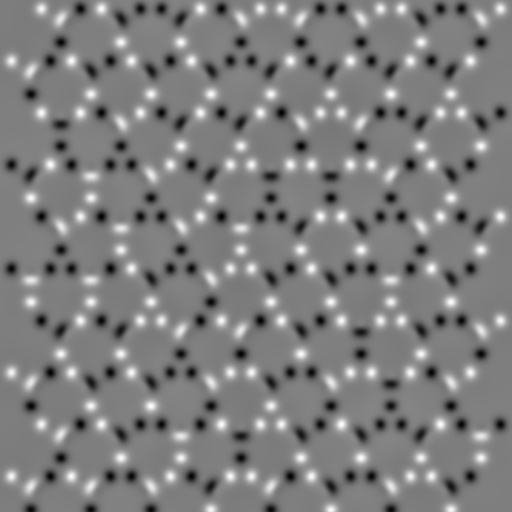
#> input picture MFM000099.png, 1024 x 1024 px (shown at 1/2 size); its folder holds only this picture in this run
$ python santafe-reader.py MFM000099.png
#> lines starting #> are read from the running program, lines starting #| are printed output that depends on the picture; after the words box and inside, x2 and y2 are one past the last pixel; in counts of white or black regions, pixels touching at a corner belong together; long printed decimals are rounded
#> further down, image is the input picture: shape (1024, 1024, 3); min 0, max 255, mean 126.4
### nodeNetwork.py
"""
This file contains the class NodeNetwork which is meant to be an abstract class to contain a network of points over an image.
The class is given an image, 4 corners of a quadrangle, and a number of rows and columns, it then creates a grid over the image of sample points.
You must implement the method getSamplePointsFromSquare() in order to get the sample points to show up in the image.
One "square" should generally be a small repeatable unit for the pattern of the sample. (e.g. one island cluster, one island, etc)

Once the grid is created, it can be split at a given row/col in order to create another "fixed point" which can be moved around.
The NodeNetwork will interpolate a grid between every quadrangle of four fixed points, allowing flexibility for a user to account for distortion in an image.
The output of the nodenetwork will generally just be reading the color of each of the sample points.
"""

import cv2
import numpy as np
import math
from random import random, sample
import time

#constants
WHITE=(255,255,255)
BLACK=(0,0,0)
GREEN=(0,255,0)
BLUE=(255,0,0)
RED=(0,0,255)

#takes in an [x1,y1] and [x2,y2] and returns their distance
def dist(point1, point2):
    return math.sqrt(math.pow(point1[0] - point2[0], 2)+math.pow(point1[1] - point2[1], 2))
#takes in an [x1,y1] and [x2,y2] and returns a point a certain percent between the two
def getIntermediate(point1,point2,percent):
    return [(point2[0]-point1[0])*percent+point1[0], (point2[1]-point1[1])*percent+point1[1]]


#Basic class to hold an x and y value
class Node:
    def __init__(self,x,y):
        self.x=x;
        self.y=y;
    def xyAsIntTuple(self):
        return (int(self.x),int(self.y))
    def xyAsArray(self):
        return [self.x,self.y]
    def drawLineTo(self,node,im):
        im=cv2.line(im, self.xyAsIntTuple(), node.xyAsIntTuple(), RED, 2)
    def copy(self):
        return Node(self.x,self.y)
    def __str__(self):
        return "("+str(self.x)+","+str(self.y)+")"

#turns [x,y] into (x,y)
def xyArrayToIntTuple(arr):
    return (int(arr[0]),int(arr[1]))


#main class
class NodeNetwork:
    def __init__(self,topLeft,topRight,bottomLeft,bottomRight,rows, cols, image,pointSampleRadius=5):
        self.image=image;
        #how far around the pixel to look when determining the color of a point
        assert(pointSampleRadius%2==1)#must be odd
        self.pointSampleWidth=pointSampleRadius
        self.bwImage=self.makeBWImage(image)

        #number of rows and columns
        self.rows=rows;
        self.cols=cols;

        #variables to help with point dragging
        self.selectedPoint=None;
        self.dragging=False

        #format {row: rowIndex, col:colIndex, node:Node}
        self.fixedPoints=[
        {"row":0,"col":0,"node":topLeft},
        {"row":0,"col":cols-1,"node":topRight},
        {"row":rows-1,"col":0,"node":bottomLeft},
        {"row":rows-1, "col":cols-1, "node":bottomRight}
            ]

        #defines boundaries
        self.topLeft=self.fixedPoints[0]["node"];
        self.topRight=self.fixedPoints[1]["node"];
        self.bottomLeft=self.fixedPoints[2]["node"];
        self.bottomRight=self.fixedPoints[3]["node"];

        #rows and columns which contain fixed points
        self.fixedRows=[0,rows-1]
        self.fixedCols=[0,cols-1]


        #array of stored samplepoints
        self.samplePoints=[]
        self.setSamplePoints()

    #turn an image black and white so that it can be easily sampled to find the color of a point
    def makeBWImage(self,image):
        avg_color_per_row = np.average(image, axis=0)
#> avg_color_per_row = 1000 rows, first 8: [126, 126, 126], [126, 126, 126], [126, 126, 126], [126, 126, 126], [126.1, 126.1, 126.1], [126.2, 126.2, 126.2], [126.2, 126.2, 126.2], [126.3, 126.3, 126.3]
        avg_color = np.average(avg_color_per_row, axis=0)
#> avg_color = [126.4, 126.4, 126.4]
        avg=np.average(avg_color,axis=0)
#> avg = 126.4
        print("Average color:",avg)
#| Average color: 126.356

        blur = cv2.GaussianBlur(image,(self.pointSampleWidth,self.pointSampleWidth),0)
        self.blurredImage=blur
        ret,self.BWImage=cv2.threshold(blur,avg,255,cv2.THRESH_BINARY)
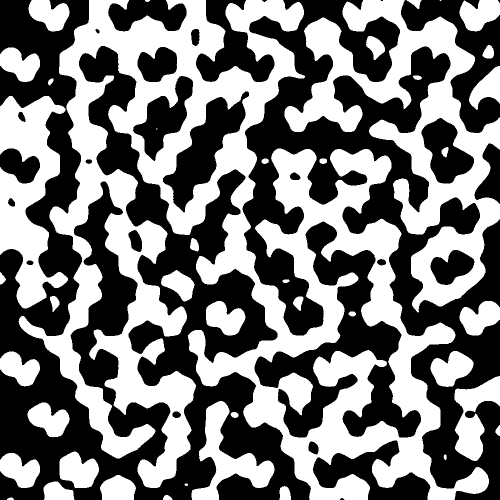
#> self.BWImage: shape (1000, 1000, 3) (shown at 1/2 size); 47.5% white; 43 white regions (2 under 20 px), largest, box (x1, y1, x2, y2) and area: (37, 0, 978, 1000) 295720, (569, 0, 1000, 625) 78369, (0, 192, 136, 617) 30359
#> ret = 126
        cv2.imwrite("bw.jpg", self.BWImage);

    # [33 lines left out: functions countErrors, jiggleNearestFixedPoint, not called in this run]


    #draws the current grid onto an image
    def draw(self,im):

        #draw all fixed points
        sortedPoints=self.getSortedFixedPoints()
        for (i,point) in enumerate(self.getSortedFixedPoints()):
            #draw fixed point
            im=cv2.circle(im,point["node"].xyAsIntTuple(), 5,RED,-1)

            #hasGrid represents if the point is the topLeft corner of a subgrid
            hasGrid=True;
            topLeft=point
            topLeftCoord=point["node"].xyAsArray()
            if(i==len(sortedPoints)-1):#bottomLeftCorner
                hasGrid=False
            elif(point["row"]==self.rows-1):#bottomRow
                hasGrid=False
            elif(point["col"]==self.cols-1):#last col
                hasGrid=False
            else:#has a valid grid
                #if it has a valid grid then get the coordinants of the verticies
                topRight=sortedPoints[i+1]
                bottomLeft=sortedPoints[i+len(self.fixedCols)]
                bottomRight=sortedPoints[i+len(self.fixedCols)+1]
                cols=topRight["col"]-topLeft["col"]
                rows=bottomLeft["row"]-topLeft["row"]

                topRightCoord=topRight["node"].xyAsArray()
                bottomLeftCoord=bottomLeft["node"].xyAsArray()
                bottomRightCoord=bottomRight["node"].xyAsArray()

                #draw the outline and grid
                im=cv2.line(im,xyArrayToIntTuple(topLeftCoord),xyArrayToIntTuple(topRightCoord),BLACK,1)
                im=cv2.line(im,xyArrayToIntTuple(topLeftCoord),xyArrayToIntTuple(bottomLeftCoord),BLACK,1)
                im=cv2.line(im,xyArrayToIntTuple(bottomLeftCoord),xyArrayToIntTuple(bottomRightCoord),BLACK,1)
                im=cv2.line(im,xyArrayToIntTuple(topRightCoord),xyArrayToIntTuple(bottomRightCoord),BLACK,1)

                for (startX,startY,endX,endY) in zip(np.linspace(topLeftCoord[0],topRightCoord[0],cols+1), np.linspace(topLeftCoord[1],topRightCoord[1],cols+1), np.linspace(bottomLeftCoord[0],bottomRightCoord[0],cols+1), np.linspace(bottomLeftCoord[1],bottomRightCoord[1],cols+1)):
                    im=cv2.line(im,(int(startX),int(startY)),(int(endX),int(endY)),RED,1)
                for (startX,startY,endX,endY) in zip(np.linspace(topLeftCoord[0],bottomLeftCoord[0],rows+1), np.linspace(topLeftCoord[1],bottomLeftCoord[1],rows+1), np.linspace(topRightCoord[0],bottomRightCoord[0],rows+1), np.linspace(topRightCoord[1],bottomRightCoord[1],rows+1)):
                    im=cv2.line(im,(int(startX),int(startY)),(int(endX),int(endY)),RED,1)

        #draw the sample points if we are not dragging
        if not self.dragging:
            self.drawSamplePoints(im)

    def drawSamplePoints(self,im):
        samplePoints=self.samplePoints
        for (rowI, row) in enumerate(samplePoints):
            for (vertexI, vertex) in enumerate(row):
                for (pointI, point) in enumerate(vertex):
                    #Draw Point based on color
                    if(point[2]==1):
                        color=RED
                    elif(point[2]==0):
                        color=GREEN
                    elif(point[2]==-1):
                        color=BLUE

                    im=cv2.circle(im,(int(point[0]),int(point[1])),2,color,-1)

                    #Check for errors:
                    if(self.hasError(samplePoints,rowI,vertexI,pointI)):
                        im=cv2.circle(im,(int(point[0]),int(point[1])),5,GREEN,2)

    #given a given row, vertex, point. Determine if there is an error or not
    def hasError(self, samplePoints, rowI, vertexI, pointI):
        raise Exception("You need to define this function")

    #generates the grid based on the subgrids
    def getGrid(self):
        #generate an empty grid representing each point
        grid=[]
        for row in range(self.rows):
            grid.append([])
            for col in range(self.cols):
                grid[len(grid)-1].append("")

        #loop through each fixed point and draw the grid that it is the top left of
        sortedPoints=self.getSortedFixedPoints()
        for (i,point) in enumerate(self.getSortedFixedPoints()):

            #make sure that point is the topleft ofo a grid and not an edge
            hasGrid=True;
            topLeft=point
            topLeftCoord=point["node"].xyAsArray()
            if(i==len(sortedPoints)-1):#bottomLeftCorner
                hasGrid=False
            elif(point["row"]==self.rows-1):#bottomRow
                hasGrid=False
            elif(point["col"]==self.cols-1):#last col
                hasGrid=False
            else:#has a valid grid
                #get grid coordinates if valid grid
                topRight=sortedPoints[i+1]
                bottomLeft=sortedPoints[i+len(self.fixedCols)]
                bottomRight=sortedPoints[i+len(self.fixedCols)+1]
                cols=topRight["col"]-topLeft["col"]
                rows=bottomLeft["row"]-topLeft["row"]

                topRightCoord=topRight["node"].xyAsArray()
                bottomLeftCoord=bottomLeft["node"].xyAsArray()
                bottomRightCoord=bottomRight["node"].xyAsArray()

            #get all the points in that subgrid
            if(hasGrid):
                for (rowI, rowStartX,rowStartY,rowEndX,rowEndY) in  zip(range(0,rows+1), np.linspace(topLeftCoord[0],bottomLeftCoord[0],rows+1), np.linspace(topLeftCoord[1],bottomLeftCoord[1],rows+1), np.linspace(topRightCoord[0],bottomRightCoord[0],rows+1), np.linspace(topRightCoord[1],bottomRightCoord[1],rows+1)):
                    for(colI, pointX, pointY) in zip(range(0,cols+1), np.linspace(rowStartX,rowEndX,cols+1), np.linspace(rowStartY,rowEndY,cols+1)):
                        grid[point["row"]+rowI][point["col"]+colI]=[pointX,pointY]
        return grid

    #given an x, y. Find whether that point in the image should be considered black or white
    # [29 lines left out: function sampleImageColor, not called in this run]

    #same as sampling a color but only returns 1 or -1
    def sampleImage(self,x,y):
        if int(y)<0 or int(y)>=len(self.BWImage) or int(x)<0 or int(x)>=len(self.BWImage[int(y)]):
            return 0
        color=self.BWImage[int(y)][int(x)][0]
        if(color>127):
            return 1
        return -1

    #get sample points as [row][vertex][island] which is an array [x,y,color]
    def setSamplePoints(self):
        image=self.image


        grid=self.getGrid()
        samplePoints=[]
        for (rowI, row) in enumerate(grid[:-1]):
            samplePoints.append([])
            for (pointI,point) in enumerate(row[:-1]):

                #get corners of square
                topLeft=point
                topRight=grid[rowI][pointI+1]
                bottomLeft=grid[rowI+1][pointI]
                bottomRight=grid[rowI+1][pointI+1]

                squareSamplePoints=self.getSamplePointsFromSquare(topLeft,topRight,bottomLeft,bottomRight, row=rowI, col=pointI)
                #get what color each point is

                for samplePoint in squareSamplePoints:

                    samplePoint.append(self.sampleImage(samplePoint[0],samplePoint[1]))


                samplePoints[-1].append(squareSamplePoints)
#> this loop made 49 passes
        self.samplePoints=samplePoints

    def getSamplePointsFromSquare(self,topLeft,topRight,bottomLeft,bottomRight,row=0):
        raise Exception("You need to define this function")

    #given an x,y find the nearest sample point and cycle it between black/white/error states
    # [56 lines left out: functions toggleNearestSamplePoint, getNearestPoint, getNearestFixedPoint, getNearestSamplePoint, not called in this run]

    def selectNearestFixedPoint(self,x,y):
        self.selectedPoint=self.getNearestFixedPoint(x,y)

    #splits gridi into four at the closest ponit
    def splitAtClosestPoint(self,x,y):
        a=self.getNearestPoint(x,y)
        self.addFixedPointRecursive(Node(a["point"][0], a["point"][1]), a["row"], a["col"])

    #get the position of a point at given row and column
    def getPointPosition(self,row,col):
        return self.getGrid()[row][col]

    #adds a fixed point to a row and col
    #BE CAREFUL IT WILL NOT CHECK IF OTHER POINTS NEED TO BE ADDED TO MAKE EVERYTHING SQUARE
    def addFixedPointNotRecursive(self,node,row,col):
        for fixedPoint in self.fixedPoints:
            if(fixedPoint["row"]==row and fixedPoint["col"]==col):
                return;


        if row not in self.fixedRows:
            self.fixedRows.append(row)
        if col not in self.fixedCols:
            self.fixedCols.append(col)
        self.fixedPoints.append({"row":row, "col":col, "node":node})

    #safe to use function to make a given row and col location a fixed point
    #(not actually recursive, it is just called that from when it used to be)
    # [17 lines left out: function addFixedPointRecursive, not called in this run]

    #get fixed points sorted left-to-right, top-to-bottom
    def getSortedFixedPoints(self):
        def eval(node):
            return node["row"]*2*self.cols+node["col"]
        self.fixedPoints.sort(key=eval)
        return self.fixedPoints

    #drag to x,y
    # [62 lines left out: functions updateDragging, stopDragging, drawData, dataAsString, addRow, addCol, not called in this run]

    #remove last row
    def removeRow(self):
        if self.rows<=2:
            return

        #Save the positions of the fixed points in the row to be removed
        savedPoints=[point for point in self.getSortedFixedPoints() if point["row"]==self.rows-1]

        self.rows-=1
        self.fixedRows.remove(self.rows)
        self.fixedRows.append(self.rows-1)

        #remove fixed points in removed row
        self.fixedPoints=[point for point in self.fixedPoints if point["row"]<self.rows]
        self.fixedCols.sort()
        for (point,col) in zip(savedPoints, self.fixedCols):
            self.addFixedPointNotRecursive(point["node"],self.rows-1,col)
        self.setSamplePoints()


    #removes the last column from the lattice
    def removeCol(self):
        #must have at least two columns
        if self.cols<=2:
            return;

        #save the fixed points in the last column because we have to move them up one
        savedPoints=[point for point in self.getSortedFixedPoints() if point["col"]==self.cols-1]

        #remove column
        self.cols-=1
        self.fixedCols.remove(self.cols)

        #fix the last column
        if self.cols-1 not in self.fixedCols:
            self.fixedCols.append(self.cols-1)

        #add back in the fixed points
        self.fixedPoints=[point for point in self.fixedPoints if point["col"]<self.cols]
        self.fixedRows.sort()
        for (point,row) in zip(savedPoints, self.fixedRows):
            self.addFixedPointNotRecursive(point["node"],row,self.cols-1)
        self.setSamplePoints()

### santafe-reader.py
import cv2
import matplotlib.pyplot as plt
import math
import numpy as np
from random import randint
import argparse
from nodeNetwork import *
import json

#Set up argparser to allow for input image
parser = argparse.ArgumentParser(description='MFM image analysis')
parser.add_argument('image', metavar='image', type=str, nargs='+',help='Path of image')
parser.add_argument('-r', "--rows",  help="number of rows", type=int, default=50)
parser.add_argument('-c', "--columns",  help="number of columns", type=int, default=50)
parser.add_argument('-s', "--spacing",  help="how dense the islands are packed small=denser (default=0.25)", type=float, default=0.25)
parser.add_argument("-a", "--reference_image", help="image of the height(to help line up the sample points)", type=str)
parser.add_argument("-o", "--offset",  help="flip rotation of the larger islands",action='store_true', default=False)

args=parser.parse_args()

try:
    image = cv2.imread(args.image[0])
    image = cv2.resize(image, (1000,1000))
except:
    raise Exception("File not found")

if args.reference_image is not None:
    try:
        height_image = cv2.imread(args.reference_image)
        height_image = cv2.resize(height_image, (1000,1000))
    except:
        raise Exception("File not found")
else:
    height_image=np.zeros((1000,1000,3), np.uint8)


#constants
WHITE=(255,255,255)
BLACK=(0,0,0)
GREEN=(0,255,0)
BLUE=(255,0,0)
RED=(0,0,255)

offset=args.offset
rowOffset=0
colOffset=0


class SantaFeNodeNetwork(NodeNetwork):
    def getSamplePointsFromSquare(self,topLeft,topRight,bottomLeft,bottomRight,row=0,col=0):
        #multiplier for how far the sample points are from the edge of the square
        shiftConstant=0.25

        row+=rowOffset
        col+=colOffset

        samplePoints=[]

        sample=False


        sampleAreas=[
        [0,1,1,0,1,1,0,1,1,0,1,1,0],
        [1,0,0,1,0,0,0,0,0,1,0,0,1],
        [1,0,0,1,0,0,0,0,0,1,0,0,1],
        [0,0,0,0,1,1,0,1,1,0,0,0,0],
        [1,0,0,1,0,0,1,0,0,1,0,0,1],
        [1,0,0,1,0,0,1,0,0,1,0,0,1],
        [0,1,1,0,0,0,0,0,0,0,1,1,0],
        [1,0,0,1,0,0,1,0,0,1,0,0,1],
        [1,0,0,1,0,0,1,0,0,1,0,0,1],
        [0,0,0,0,1,1,0,1,1,0,0,0,0],
        [1,0,0,1,0,0,0,0,0,1,0,0,1],
        [1,0,0,1,0,0,0,0,0,1,0,0,1],
        [0,1,1,0,1,1,0,1,1,0,1,1,0]
        ]

        isOdd=(int((row%24)/12)+int((col%24)/12))%2==1
        if isOdd and offset==False or not isOdd and offset==True:

            sampleAreas=np.rot90(np.array(sampleAreas))

        if(sampleAreas[row%12][col%12]==1):
            sample=True


        if(sample):
            center=[(topLeft[0]+topRight[0]+bottomLeft[0]+bottomRight[0])/4,(topLeft[1]+topRight[1]+bottomLeft[1]+bottomRight[1])/4]
            samplePoints.append(center)


        return samplePoints
    def hasError(self, samplePoints, rowI, vertexI, pointI):
        surroundingPoints=[]
        if(rowI >0):
            surroundingPoints.append(samplePoints[rowI-1][vertexI])
        if(vertexI>0):
            surroundingPoints.append(samplePoints[rowI][vertexI-1])

        for point in surroundingPoints:
            if point==[] or point[0][2]==0 or samplePoints[rowI][vertexI][0][2]==0:
                continue
            elif point[0][2]==samplePoints[rowI][vertexI][0][2]:
                return True

        return (False)

    def dataAsString(self):
        string=""
        pure=False


        if(pure):
            for row in self.samplePoints:
                string+="\n"
                for cell in row:
                    if(cell==[]):
                        string+="0"
                    else:
                        string+=str(cell[0][2])
                    string+=","
        else:
            if(rowOffset%3==0):
                string+="first row horizontal\n"
            else:
                string+="first row vertical\n"

            for (rowI, row) in enumerate(self.samplePoints):
                rowI+=rowOffset
                for(colI, cell) in enumerate(row):
                    colI+=colOffset

                    if(rowI%3==0):
                        #we are in a flat row
                        if(colI%3==1):
                            if(cell==[]):
                                string+=" ,"
                            else:
                                string+=str(cell[0][2]*-1)+","
                        elif(colI%3==0):
                            string+=" ,"

                    elif(rowI%3==1):
                        #we are in the top of a vertical row
                        if(colI%3==0):
                            if(cell!=[]):
                                string+=str(cell[0][2]*-1)+","
                            else:
                                string+=" ,"
                        elif(colI%3==1):
                            string+=' ,'

                    else:
                        continue
                if(rowI%3!=2):
                    string+="\n"


        return string
    def drawData(self,im):
        if self.dragging:
            return


        samplePoints=self.samplePoints


        for (rowI,row) in enumerate(samplePoints):
            for(cellI,cell) in enumerate(row):

                surroundingPoints=[]
                if(rowI >0):
                    surroundingPoints.append(samplePoints[rowI-1][cellI])
                if(cellI>0):
                    surroundingPoints.append(samplePoints[rowI][cellI-1])

                for point in surroundingPoints:
                    if point==[] or cell==[]:
                        continue
                    else:
                        if(cell[0][2]==1):
                            im=cv2.arrowedLine(im,(int(cell[0][0]),int(cell[0][1])),(int(point[0][0]),int(point[0][1])),WHITE,1,tipLength=0.3)
                        else:
                            im=cv2.arrowedLine(im,(int(point[0][0]),int(point[0][1])),(int(cell[0][0]),int(cell[0][1])),WHITE,1,tipLength=0.3)

    # [45 lines left out: functions correctError, correctErrors, not called in this run]


n=SantaFeNodeNetwork(Node(25,66),Node(551,66),Node(26,529),Node(545,529),args.rows, args.columns,image)


show_ref_image=False

def show():
    imWidth=1000;
    imHeight=1000;

    if(show_ref_image):
        outputImage=height_image.copy()
    else:
        outputImage=image.copy()

    n.draw(outputImage)
#> the loop in draw, `for (i,point) in enumerate(self.getSortedFixedPoints()):` made 4 passes
#> pass 1, in draw, `im=cv2.line(im,xyArrayToIntTuple(topLeftCoord),xyArrayToIntTuple(topRi..`:
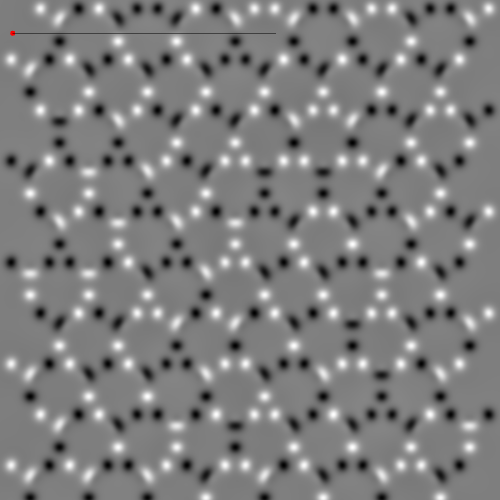
#> im: shape (1000, 1000, 3) (shown at 1/2 size); mean B, G, R 126.3, 126.3, 126.3
#> pass 1, in draw, `im=cv2.line(im,xyArrayToIntTuple(topLeftCoord),xyArrayToIntTuple(botto..`:
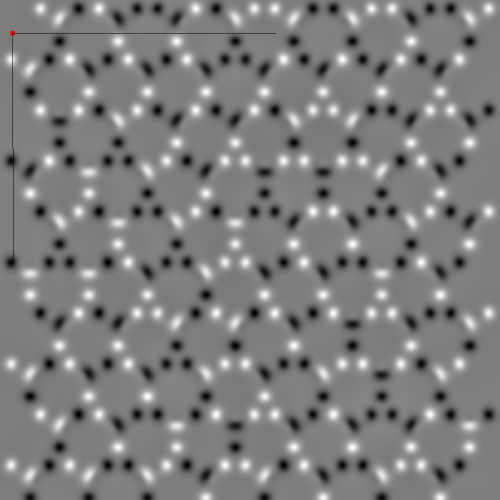
#> im: shape (1000, 1000, 3) (shown at 1/2 size); 0.05% of pixels changed, all inside (x1, y1, x2, y2) = (25, 67, 27, 530)
#> (the rest of the program and of its run is left out)
